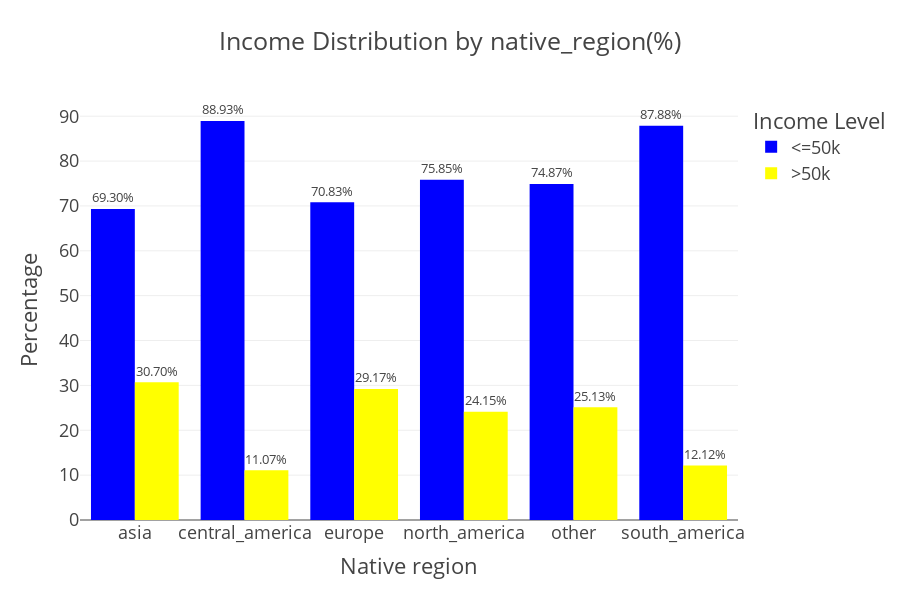

This figure's notebook cell:
### Code cell
fig = px.bar(
    adult_df_income_native_region,
    x='native_region',
    y='percentage',
    color='income',
    title='Income Distribution by native_region(%)',
    barmode='group',
    color_discrete_sequence=["blue", "yellow"],
    text='percentage', 
    width=900,       
    height=600
)

fig.update_traces(texttemplate='%{text:.2f}%', textposition='outside') 

fig.update_layout(
    template="presentation",
    xaxis_title='Native region',
    yaxis_title='Percentage',
    legend_title_text='Income Level',
    paper_bgcolor="rgba(0,0,0,0)",
    plot_bgcolor="rgba(0,0,0,0)"
)

fig.show()

fig.write_image(os.path.join(results_dir, 'income_distribution_by_native_region_bar_plot.jpg'))
fig.write_image(os.path.join(results_dir, 'income_distribution_by_native_region_bar_plot.png'))
fig.write_html(os.path.join(results_dir, 'income_distribution_by_native_region_plot.html'))

### Figure 1 — Plotly figure (JSON) as saved in the notebook; plotly's stock layout.template omitted (floating-point values rounded to 4 significant figures)
{"data": [{"alignmentgroup": "True", "hovertemplate": "income=<=50k<br>native_region=%{x}<br>percentage=%{text}<extra></extra>", "legendgroup": "<=50k", "marker": {"color": "blue", "pattern": {"shape": ""}}, "name": "<=50k", "offsetgroup": "<=50k", "orientation": "v", "showlegend": true, "text": [69.3, 88.93, 70.83, 75.85, 74.87, 87.88], "textposition": "outside", "texttemplate": "%{text:.2f}%", "type": "bar", "x": ["asia", "central_america", "europe", "north_america", "other", "south_america"], "xaxis": "x", "y": [69.3, 88.93, 70.83, 75.85, 74.87, 87.88], "yaxis": "y"}, {"alignmentgroup": "True", "hovertemplate": "income=>50k<br>native_region=%{x}<br>percentage=%{text}<extra></extra>", "legendgroup": ">50k", "marker": {"color": "yellow", "pattern": {"shape": ""}}, "name": ">50k", "offsetgroup": ">50k", "orientation": "v", "showlegend": true, "text": [30.7, 11.07, 29.17, 24.15, 25.13, 12.12], "textposition": "outside", "texttemplate": "%{text:.2f}%", "type": "bar", "x": ["asia", "central_america", "europe", "north_america", "other", "south_america"], "xaxis": "x", "y": [30.7, 11.07, 29.17, 24.15, 25.13, 12.12], "yaxis": "y"}], "layout": {"barmode": "group", "height": 600, "legend": {"title": {"text": "Income Level"}, "tracegroupgap": 0}, "paper_bgcolor": "rgba(0, 0, 0, 0)", "plot_bgcolor": "rgba(0, 0, 0, 0)", "title": {"text": "Income Distribution by native_region(%)"}, "width": 900, "xaxis": {"anchor": "y", "autorange": true, "domain": [0, 1], "range": [-0.5, 5.5], "title": {"text": "Native region"}, "type": "category"}, "yaxis": {"anchor": "x", "autorange": true, "domain": [0, 1], "range": [0, 93.61], "title": {"text": "Percentage"}, "type": "linear"}}}
